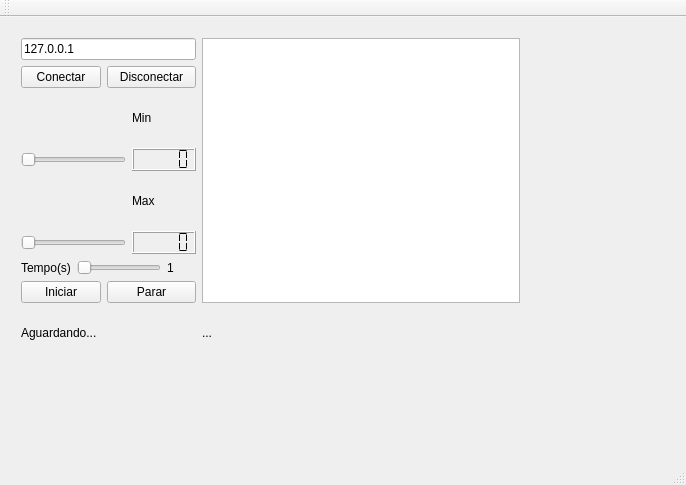
<?xml version="1.0" encoding="UTF-8"?>
<ui version="4.0">
 <class>MainWindow</class>
 <widget class="QMainWindow" name="MainWindow">
  <property name="geometry">
   <rect>
    <x>0</x>
    <y>0</y>
    <width>686</width>
    <height>485</height>
   </rect>
  </property>
  <property name="windowTitle">
   <string>MainWindow</string>
  </property>
  <widget class="QWidget" name="centralWidget">
   <widget class="QWidget" name="layoutWidget">
    <property name="geometry">
     <rect>
      <x>10</x>
      <y>10</y>
      <width>521</width>
      <height>341</height>
     </rect>
    </property>
    <layout class="QGridLayout" name="gridLayout">
     <item row="1" column="0" colspan="2">
      <widget class="QPushButton" name="conectar">
       <property name="text">
        <string>Conectar</string>
       </property>
      </widget>
     </item>
     <item row="5" column="3" colspan="2">
      <widget class="QLCDNumber" name="maximo">
       <property name="segmentStyle">
        <enum>QLCDNumber::Flat</enum>
       </property>
      </widget>
     </item>
     <item row="5" column="0" colspan="3">
      <widget class="QSlider" name="barraMax">
       <property name="orientation">
        <enum>Qt::Horizontal</enum>
       </property>
      </widget>
     </item>
     <item row="8" column="5">
      <widget class="QLabel" name="startstop">
       <property name="text">
        <string>...</string>
       </property>
      </widget>
     </item>
     <item row="7" column="0" colspan="2">
      <widget class="QPushButton" name="iniciar">
       <property name="text">
        <string>Iniciar</string>
       </property>
      </widget>
     </item>
     <item row="1" column="2" colspan="3">
      <widget class="QPushButton" name="disconectar">
       <property name="text">
        <string>Disconectar</string>
       </property>
      </widget>
     </item>
     <item row="3" column="0" colspan="3">
      <widget class="QSlider" name="barraMin">
       <property name="orientation">
        <enum>Qt::Horizontal</enum>
       </property>
      </widget>
     </item>
     <item row="7" column="2" colspan="3">
      <widget class="QPushButton" name="parar">
       <property name="text">
        <string>Parar</string>
       </property>
      </widget>
     </item>
     <item row="3" column="3" colspan="2">
      <widget class="QLCDNumber" name="minimo">
       <property name="segmentStyle">
        <enum>QLCDNumber::Flat</enum>
       </property>
      </widget>
     </item>
     <item row="8" column="0" colspan="2">
      <widget class="QLabel" name="onoff">
       <property name="text">
        <string>Aguardando...</string>
       </property>
      </widget>
     </item>
     <item row="6" column="4">
      <widget class="QLabel" name="contTimer">
       <property name="text">
        <string>1</string>
       </property>
      </widget>
     </item>
     <item row="4" column="3">
      <widget class="QLabel" name="label_2">
       <property name="text">
        <string>Max</string>
       </property>
      </widget>
     </item>
     <item row="0" column="0" colspan="5">
      <widget class="QLineEdit" name="endIp">
       <property name="text">
        <string>127.0.0.1</string>
       </property>
      </widget>
     </item>
     <item row="6" column="1" colspan="3">
      <widget class="QSlider" name="barraTimer">
       <property name="minimum">
        <number>1</number>
       </property>
       <property name="orientation">
        <enum>Qt::Horizontal</enum>
       </property>
      </widget>
     </item>
     <item row="6" column="0">
      <widget class="QLabel" name="label_3">
       <property name="text">
        <string>Tempo(s)</string>
       </property>
      </widget>
     </item>
     <item row="2" column="3">
      <widget class="QLabel" name="label">
       <property name="text">
        <string>Min</string>
       </property>
      </widget>
     </item>
     <item row="0" column="5" rowspan="8">
      <widget class="QTextBrowser" name="tabela"/>
     </item>
    </layout>
   </widget>
  </widget>
  <widget class="QMenuBar" name="menuBar">
   <property name="geometry">
    <rect>
     <x>0</x>
     <y>0</y>
     <width>686</width>
     <height>25</height>
    </rect>
   </property>
  </widget>
  <widget class="QToolBar" name="mainToolBar">
   <attribute name="toolBarArea">
    <enum>TopToolBarArea</enum>
   </attribute>
   <attribute name="toolBarBreak">
    <bool>false</bool>
   </attribute>
  </widget>
  <widget class="QStatusBar" name="statusBar"/>
 </widget>
 <layoutdefault spacing="6" margin="11"/>
 <resources/>
 <connections/>
</ui>
